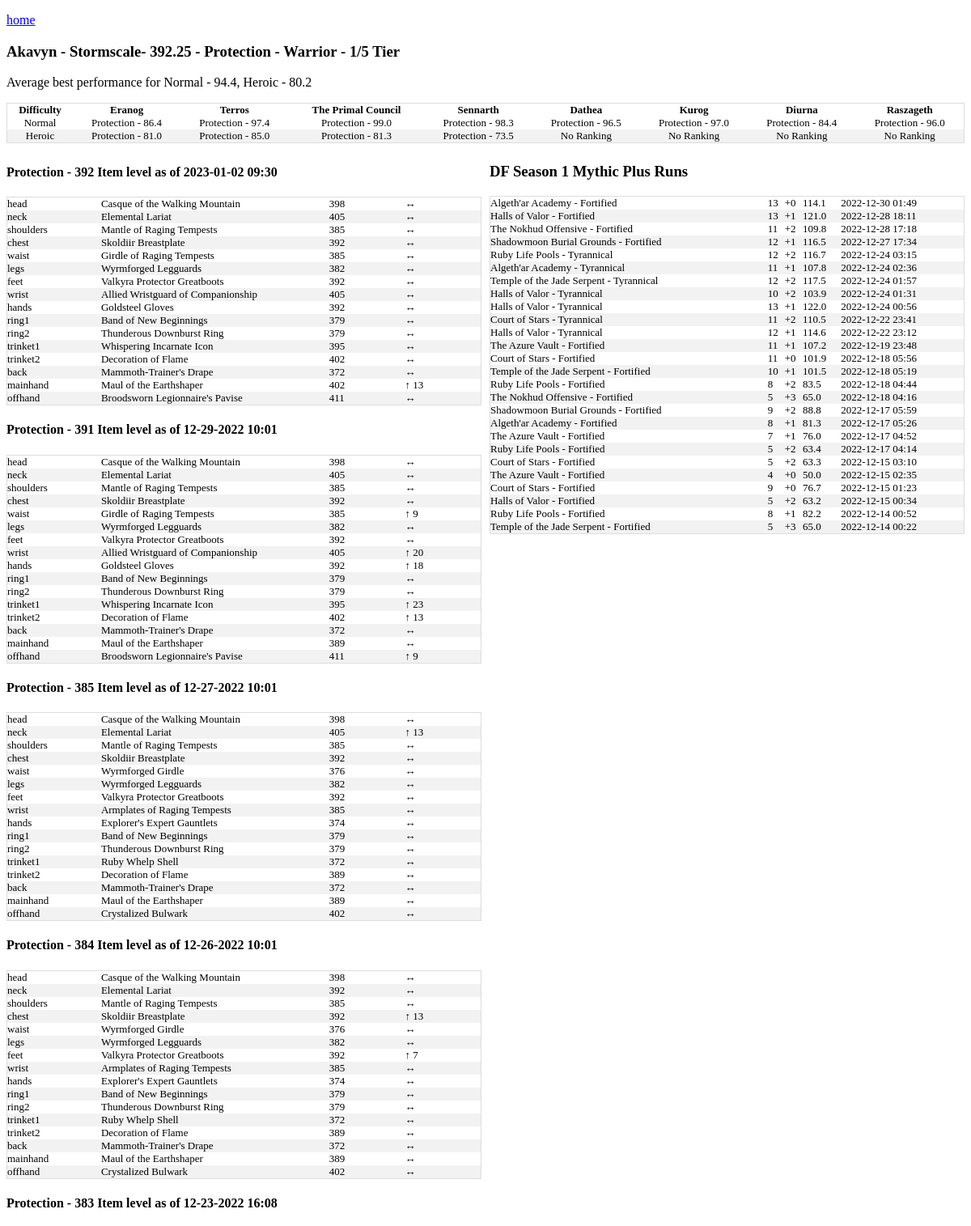
Screenshot of /us/Stormscale/Akavyn (upper part) with the database file from the repository.
### tables this page shows
CREATE TABLE warcraftlogs_raid_encounter
            (
            character_name text
            ,realm text
            ,region text
            
            ,zone int
            ,partition int
            
            ,encounter_id text
            ,encounter_name text
            ,rankPercent float
            ,medianPercent float
            ,lockedIn int
            ,totalKills int
            ,fastestKill int
            ,allstars_points float
            ,allstars_possiblePoints float
            ,allstars_partition int
            ,allstars_rank int
            ,allstars_region_rank int
            ,allstars_server_rank int
            ,allstars_rank_percent float
            ,allstars_total float
            ,spec text
            ,bestSpec text
            ,bestAmount float
            ,unique_key TEXT
            
            , difficulty text);

CREATE TABLE all_mythic_plus_runs (
    name TEXT
    ,region TEXT
    ,realm TEXT
    ,dungeon TEXT
    ,short_name TEXT
    ,mythic_level int
    ,completed_at TEXT
    ,clear_time_ms INT
    ,num_keystone_upgrades INT
    ,map_challenge_mode_id INT
    ,zone_id INT
    ,score FLOAT
    ,affixes TEXT
    ,URL TEXT 
    ,unique_key TEXT UNIQUE
    ,tyr_or_fort TEXT
    , active_spec_name TEXT, active_spec_role TEXT, class TEXT);

### app.py (the view, shortened to what this page needs)
@app.route('/<region>/<realm>/<character_name>',methods=['POST','GET'])
def character_name(region,realm,character_name):
    conn = create_connection()
    cursor = conn.cursor()
    warcraftlogs_raid = cursor.execute("""
                                        select *
                                        ,round(bestPerformanceAverage,1) as bestPerformanceAverage_round
                                          from warcraftlogs_raid
                                        where
                                        difficulty = 3
                                        and character_name ='{}'
                                        and realm = '{}'
                                        and region = '{}' """.format(character_name,realm,region)).fetchone()
    warcraftlogs_raid_heroic = cursor.execute("""
                                        select *
                                        ,round(bestPerformanceAverage,1) as bestPerformanceAverage_round
                                          from warcraftlogs_raid
                                        where
                                        difficulty = 4
                                        and character_name ='{}'
                                        and realm = '{}'
                                        and region = '{}' """.format(character_name,realm,region)).fetchone()
    warcraftlogs_encounters = cursor.execute("""select *
                                        ,round(rankPercent,1) as rankPercent_rounded
                                        from warcraftlogs_raid_encounter
                                        where difficulty = 3
                                        and character_name ='{}'
                                        and realm = '{}'
                                        and region = '{}' """.format(character_name,realm,region)).fetchall()
    warcraftlogs_encounters_heroic = cursor.execute("""select *
                                        ,round(rankPercent,1) as rankPercent_rounded
                                        from warcraftlogs_raid_encounter
                                        where difficulty = 4
                                        and character_name ='{}'
                                        and realm = '{}'
                                        and region = '{}' """.format(character_name,realm,region)).fetchall()
    distinct_crawl_dates = cursor.execute("""select distinct active_spec_role
                                        ,active_spec_name
                                        ,last_crawled_at as last_crawled_cleansed
                                        ,last_crawled_at
                                        ,equipped_item_level
                                        from character_gear_ext
                                        where name = '{}'
                                            and realm = '{}'
                                            and region = '{}'

                                        order by last_crawled_at desc
                                            """.format(character_name,realm,region)).fetchall()
    results = cursor.execute("""select *
                            from character_gear_ext
                            where name = '{}'
                                and realm = '{}'
                                and region = '{}'
                            and item_slot not in ('tabard','shirt')
                                """.format(character_name,realm,region))
    data = results.fetchall()
    all_mythic_plus_runs = cursor.execute("""select *
                                    ,strftime('%Y-%m-%d %H:%M',completed_at) as completed_at_cleansed
                                    from all_mythic_plus_runs
                                    where name = '{}'
                                        and realm = '{}'
                                        and region = '{}'
                                    and strftime('%Y-%m-%d %H:%M',completed_at) >= '2022-12-01 00:00'
                                    order by completed_at desc
                                        """.format(character_name,realm,region)).fetchall()
    character = cursor.execute("""select name
                            ,realm
                            ,region
                            ,active_spec_name
                            ,class
                            ,round(avg(derived_item_level),2) as derived_item_level
                            ,sum(is_tier) as number_of_tier
                            from character_gear_ext
                            where name = '{}'
                                and realm = '{}'
                                and region = '{}'
                            and item_slot not in ('tabard','shirt')
                            and last_crawled_at = (select max(last_crawled_at) from character_gear_ext)
                            group by name,realm,region,active_spec_name,class
                                """.format(character_name,realm,region)).fetchone()
    return render_template('character.html',warcraftlogs_encounters_heroic=warcraftlogs_encounters_heroic,warcraftlogs_raid_heroic=warcraftlogs_raid_heroic,warcraftlogs_raid=warcraftlogs_raid,warcraftlogs_encounters=warcraftlogs_encounters,data=data,character=character,distinct_crawl_dates=distinct_crawl_dates,all_mythic_plus_runs=all_mythic_plus_runs)

### app.py (called while the page is built)
def create_connection():
    conn = None
    try:
        file ="/home/terrysey/MythicPlus/mplus.db"
        conn = sqlite3.connect(file
        ,detect_types=sqlite3.PARSE_DECLTYPES)
        conn.row_factory=sqlite3.Row
        return conn
    except Error as e:
        print(e)
        try:
            file="/Users/terryseyler/git/mythicplus/mplus.db"
            conn = sqlite3.connect(file
            ,detect_types=sqlite3.PARSE_DECLTYPES)
            conn.row_factory=sqlite3.Row
            return conn
        except Error as e:
            print(e)
            try:
                file="C:/Users/tlsey/git/MythicPlus/mplus.db"
                conn = sqlite3.connect(file
                ,detect_types=sqlite3.PARSE_DECLTYPES)
                conn.row_factory=sqlite3.Row
                return conn
            except Error as e:
                print(e)

### templates/character.html
<!doctype html>
<link rel="stylesheet" href="{{ url_for('static', filename='style.css') }}">
<html>
<p><a href="{{url_for('index')}}">home</a></p>
<h3>{{ character['name'] }} - {{ character['realm'] }}- {{ character['derived_item_level'] }} - {{ character['active_spec_name'] }} - {{character['class']}} - {{ character['number_of_tier'] }}/5 Tier</h3>
<div>
<p>Average best performance for Normal - {{ warcraftlogs_raid['bestPerformanceAverage_round']}}, Heroic - {{ warcraftlogs_raid_heroic['bestPerformanceAverage_round']}}</p>
  <table class="parse">
    <thead>
      <th>Difficulty</th>
      <th>Eranog</th>
      <th>Terros</th>
      <th>The Primal Council</th>
      <th>Sennarth</th>
      <th>Dathea</th>
      <th>Kurog</th>
      <th>Diurna</th>
      <th>Raszageth</th>
    </thead>
    <tr>
    <td>Normal</td>
    {% for encounter in warcraftlogs_encounters %}
      {% if encounter['rankPercent'] %}
      <td>{{ encounter['bestSpec'] }} - {{ encounter['rankPercent_rounded'] }}</td>
      {% else %}
      <td>No Ranking</td>
      {% endif %}
    {% endfor %}
    </tr>
    <tr>
      <td>Heroic</td>
      {% for encounter in warcraftlogs_encounters_heroic %}
        {% if encounter['rankPercent'] %}
        <td>{{ encounter['bestSpec'] }} - {{ encounter['rankPercent_rounded'] }}</td>
        {% else %}
        <td>No Ranking</td>
        {% endif %}
      {% endfor %}
      </tr>
  </table>
</div>
<div class="row">
<div class ="column">
{% for date in distinct_crawl_dates %}
<h4>{{ date['active_spec_name'] }} - {{date['equipped_item_level']}} Item level as of {{date['last_crawled_cleansed'] }}</h4>
<table class="character">
{% for item in data %}
{% if item['last_crawled_at'] == date['last_crawled_at'] %}
<tr>
  <td width="5%">{{ item['item_slot'] }}</td>
  <td width="15%">{{ item['item_name'] }}</td>
  <td width="5%">{{ item['item_level'] }}</td>
{% if item['slot_item_level_change'] > 0 %}
  <td width="5%">&uarr; {{ item['slot_item_level_change']}}</td>
{% elif item['slot_item_level_change'] < 0 %}
  <td width="5%">&darr;{{ item['slot_item_level_change']}}</td>
{% else %}
  <td width="5%">&harr;</td>
{% endif %}
</tr>
{% endif %}
{% endfor %}
</table>
{% endfor %}
</div>
<div class="column">
<h3>DF Season 1 Mythic Plus Runs</h3>
  <table class="character">
  {% for dungeon in all_mythic_plus_runs %}
  <tr>
    <td>{{ dungeon['dungeon'] }} - {{dungeon['tyr_or_fort']}}</td>
    <td>{{ dungeon['mythic_level'] }}</td>
    <td>+{{ dungeon['num_keystone_upgrades'] }}</td>
    <td>{{ dungeon['score'] }}</td>
    <td>{{ dungeon['completed_at_cleansed'] }}</td>
  </tr>
  {% endfor %}
</table>
</div>
</div>

### static/style.css (style rules this page uses)
th, td { text-align: left; vertical-align:top; padding: 0px; font-size: 13px; }
table.parse { border-collapse: collapse; border-spacing: 0; width: 100%; border: 1px solid #ddd; }
.parse td,th { text-align:center }
table.character { border-collapse: collapse; border-spacing: 0; width: 100%; border: 1px solid #ddd; }
tr:nth-child(even) { background-color: #f2f2f2; }
.row { display: flex; margin-left:-5px; margin-right:-5px; }
.column { flex: 50%; padding: 5px; }

### rows the page displays
warcraftlogs_raid_encounter: bestSpec "Protection", rankPercent_rounded "86.4"
warcraftlogs_raid_encounter: bestSpec "Protection", rankPercent_rounded "97.4"
warcraftlogs_raid_encounter: bestSpec "Protection", rankPercent_rounded "99.0"
warcraftlogs_raid_encounter: bestSpec "Protection", rankPercent_rounded "98.3"
warcraftlogs_raid_encounter: bestSpec "Protection", rankPercent_rounded "96.5"
warcraftlogs_raid_encounter: bestSpec "Protection", rankPercent_rounded "97.0"
warcraftlogs_raid_encounter: bestSpec "Protection", rankPercent_rounded "84.4"
warcraftlogs_raid_encounter: bestSpec "Protection", rankPercent_rounded "96.0"
warcraftlogs_raid_encounter: bestSpec "Protection", rankPercent_rounded "81.0"
warcraftlogs_raid_encounter: bestSpec "Protection", rankPercent_rounded "85.0"
warcraftlogs_raid_encounter: bestSpec "Protection", rankPercent_rounded "81.3"
warcraftlogs_raid_encounter: bestSpec "Protection", rankPercent_rounded "73.5"
warcraftlogs_raid_encounter: shows "No Ranking"
warcraftlogs_raid_encounter: shows "No Ranking"
warcraftlogs_raid_encounter: shows "No Ranking"
warcraftlogs_raid_encounter: shows "No Ranking"
all_mythic_plus_runs: dungeon "Algeth'ar Academy", tyr_or_fort "Fortified", mythic_level "13", num_keystone_upgrades "0", score "114.1", completed_at_cleansed "2022-12-30 01:49"
all_mythic_plus_runs: dungeon "Halls of Valor", tyr_or_fort "Fortified", mythic_level "13", num_keystone_upgrades "1", score "121.0", completed_at_cleansed "2022-12-28 18:11"
all_mythic_plus_runs: dungeon "The Nokhud Offensive", tyr_or_fort "Fortified", mythic_level "11", num_keystone_upgrades "2", score "109.8", completed_at_cleansed "2022-12-28 17:18"
all_mythic_plus_runs: dungeon "Shadowmoon Burial Grounds", tyr_or_fort "Fortified", mythic_level "12", num_keystone_upgrades "1", score "116.5", completed_at_cleansed "2022-12-27 17:34"
all_mythic_plus_runs: dungeon "Ruby Life Pools", tyr_or_fort "Tyrannical", mythic_level "12", num_keystone_upgrades "2", score "116.7", completed_at_cleansed "2022-12-24 03:15"
all_mythic_plus_runs: dungeon "Algeth'ar Academy", tyr_or_fort "Tyrannical", mythic_level "11", num_keystone_upgrades "1", score "107.8", completed_at_cleansed "2022-12-24 02:36"
all_mythic_plus_runs: dungeon "Temple of the Jade Serpent", tyr_or_fort "Tyrannical", mythic_level "12", num_keystone_upgrades "2", score "117.5", completed_at_cleansed "2022-12-24 01:57"
all_mythic_plus_runs: dungeon "Halls of Valor", tyr_or_fort "Tyrannical", mythic_level "10", num_keystone_upgrades "2", score "103.9", completed_at_cleansed "2022-12-24 01:31"
all_mythic_plus_runs: dungeon "Halls of Valor", tyr_or_fort "Tyrannical", mythic_level "13", num_keystone_upgrades "1", score "122.0", completed_at_cleansed "2022-12-24 00:56"
all_mythic_plus_runs: dungeon "Court of Stars", tyr_or_fort "Tyrannical", mythic_level "11", num_keystone_upgrades "2", score "110.5", completed_at_cleansed "2022-12-22 23:41"
all_mythic_plus_runs: dungeon "Halls of Valor", tyr_or_fort "Tyrannical", mythic_level "12", num_keystone_upgrades "1", score "114.6", completed_at_cleansed "2022-12-22 23:12"
all_mythic_plus_runs: dungeon "The Azure Vault", tyr_or_fort "Fortified", mythic_level "11", num_keystone_upgrades "1", score "107.2", completed_at_cleansed "2022-12-19 23:48"
all_mythic_plus_runs: dungeon "Court of Stars", tyr_or_fort "Fortified", mythic_level "11", num_keystone_upgrades "0", score "101.9", completed_at_cleansed "2022-12-18 05:56"
all_mythic_plus_runs: dungeon "Temple of the Jade Serpent", tyr_or_fort "Fortified", mythic_level "10", num_keystone_upgrades "1", score "101.5", completed_at_cleansed "2022-12-18 05:19"
all_mythic_plus_runs: dungeon "Ruby Life Pools", tyr_or_fort "Fortified", mythic_level "8", num_keystone_upgrades "2", score "83.5", completed_at_cleansed "2022-12-18 04:44"
all_mythic_plus_runs: dungeon "The Nokhud Offensive", tyr_or_fort "Fortified", mythic_level "5", num_keystone_upgrades "3", score "65.0", completed_at_cleansed "2022-12-18 04:16"
all_mythic_plus_runs: dungeon "Shadowmoon Burial Grounds", tyr_or_fort "Fortified", mythic_level "9", num_keystone_upgrades "2", score "88.8", completed_at_cleansed "2022-12-17 05:59"
all_mythic_plus_runs: dungeon "Algeth'ar Academy", tyr_or_fort "Fortified", mythic_level "8", num_keystone_upgrades "1", score "81.3", completed_at_cleansed "2022-12-17 05:26"
all_mythic_plus_runs: dungeon "The Azure Vault", tyr_or_fort "Fortified", mythic_level "7", num_keystone_upgrades "1", score "76.0", completed_at_cleansed "2022-12-17 04:52"
all_mythic_plus_runs: dungeon "Ruby Life Pools", tyr_or_fort "Fortified", mythic_level "5", num_keystone_upgrades "2", score "63.4", completed_at_cleansed "2022-12-17 04:14"
all_mythic_plus_runs: dungeon "Court of Stars", tyr_or_fort "Fortified", mythic_level "5", num_keystone_upgrades "2", score "63.3", completed_at_cleansed "2022-12-15 03:10"
all_mythic_plus_runs: dungeon "The Azure Vault", tyr_or_fort "Fortified", mythic_level "4", num_keystone_upgrades "0", score "50.0", completed_at_cleansed "2022-12-15 02:35"
all_mythic_plus_runs: dungeon "Court of Stars", tyr_or_fort "Fortified", mythic_level "9", num_keystone_upgrades "0", score "76.7", completed_at_cleansed "2022-12-15 01:23"
all_mythic_plus_runs: dungeon "Halls of Valor", tyr_or_fort "Fortified", mythic_level "5", num_keystone_upgrades "2", score "63.2", completed_at_cleansed "2022-12-15 00:34"
all_mythic_plus_runs: dungeon "Ruby Life Pools", tyr_or_fort "Fortified", mythic_level "8", num_keystone_upgrades "1", score "82.2", completed_at_cleansed "2022-12-14 00:52"
all_mythic_plus_runs: dungeon "Temple of the Jade Serpent", tyr_or_fort "Fortified", mythic_level "5", num_keystone_upgrades "3", score "65.0", completed_at_cleansed "2022-12-14 00:22"

### other values shown
{{ character['name'] }} "Akavyn"
{{ character['realm'] }} "Stormscale"
{{ character['derived_item_level'] }} "392.25"
{{ character['active_spec_name'] }} "Protection"
{{ character['class'] }} "Warrior"
{{ character['number_of_tier'] }} "1"
{{ warcraftlogs_raid['bestPerformanceAverage_round'] }} "94.4"
{{ warcraftlogs_raid_heroic['bestPerformanceAverage_round'] }} "80.2"
{{ date['active_spec_name'] }} "Protection" "Protection" "Protection" "Protection" "Protection"
{{ date['equipped_item_level'] }} "392" "391" "385" "384" "383"
{{ date['last_crawled_cleansed'] }} "2023-01-02 09:30" "12-29-2022 10:01" "12-27-2022 10:01" "12-26-2022 10:01" "12-23-2022 16:08"
{{ item['item_slot'] }} "head" "neck" "shoulders" "chest" "waist" "legs" "feet" "wrist" "hands" "ring1" "ring2" "trinket1" "trinket2" "back" "mainhand" "offhand" "head" "neck" "shoulders" "chest" "waist" "legs" "feet" "wrist" "hands" "ring1" "ring2" "trinket1" "trinket2" "back" "mainhand" "offhand" "head" "neck" "shoulders" "chest" "waist" "legs" "feet" "wrist" "hands" "ring1" "ring2" "trinket1" "trinket2" "back" "mainhand" "offhand" "head" "neck" "shoulders" "chest" "waist" "legs" "feet" "wrist" "hands" "ring1" "ring2" "trinket1" "trinket2" "back" "mainhand" "offhand"
{{ item['item_name'] }} "Casque of the Walking Mountain" "Elemental Lariat" "Mantle of Raging Tempests" "Skoldiir Breastplate" "Girdle of Raging Tempests" "Wyrmforged Legguards" "Valkyra Protector Greatboots" "Allied Wristguard of Companionship" "Goldsteel Gloves" "Band of New Beginnings" "Thunderous Downburst Ring" "Whispering Incarnate Icon" "Decoration of Flame" "Mammoth-Trainer's Drape" "Maul of the Earthshaper" "Broodsworn Legionnaire's Pavise" "Casque of the Walking Mountain" "Elemental Lariat" "Mantle of Raging Tempests" "Skoldiir Breastplate" "Girdle of Raging Tempests" "Wyrmforged Legguards" "Valkyra Protector Greatboots" "Allied Wristguard of Companionship" "Goldsteel Gloves" "Band of New Beginnings" "Thunderous Downburst Ring" "Whispering Incarnate Icon" "Decoration of Flame" "Mammoth-Trainer's Drape" "Maul of the Earthshaper" "Broodsworn Legionnaire's Pavise" "Casque of the Walking Mountain" "Elemental Lariat" "Mantle of Raging Tempests" "Skoldiir Breastplate" "Wyrmforged Girdle" "Wyrmforged Legguards" "Valkyra Protector Greatboots" "Armplates of Raging Tempests" "Explorer's Expert Gauntlets" "Band of New Beginnings" "Thunderous Downburst Ring" "Ruby Whelp Shell" "Decoration of Flame" "Mammoth-Trainer's Drape" "Maul of the Earthshaper" "Crystalized Bulwark" "Casque of the Walking Mountain" "Elemental Lariat" "Mantle of Raging Tempests" "Skoldiir Breastplate" "Wyrmforged Girdle" "Wyrmforged Legguards" "Valkyra Protector Greatboots" "Armplates of Raging Tempests" "Explorer's Expert Gauntlets" "Band of New Beginnings" "Thunderous Downburst Ring" "Ruby Whelp Shell" "Decoration of Flame" "Mammoth-Trainer's Drape" "Maul of the Earthshaper" "Crystalized Bulwark"
{{ item['item_level'] }} "398" "405" "385" "392" "385" "382" "392" "405" "392" "379" "379" "395" "402" "372" "402" "411" "398" "405" "385" "392" "385" "382" "392" "405" "392" "379" "379" "395" "402" "372" "389" "411" "398" "405" "385" "392" "376" "382" "392" "385" "374" "379" "379" "372" "389" "372" "389" "402" "398" "392" "385" "392" "376" "382" "392" "385" "374" "379" "379" "372" "389" "372" "389" "402"
{{ item['slot_item_level_change'] }} "13" "9" "20" "18" "23" "13" "9" "13" "13" "7"
